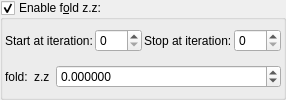
    <widget class="MyGroupBox" name="groupCheck_transf_function_enabledAx_false">
     <property name="font">
      <font>
       <weight>50</weight>
       <bold>false</bold>
      </font>
     </property>
     <property name="title">
      <string>Enable f&amp;old z.z:</string>
     </property>
     <property name="checkable">
      <bool>true</bool>
     </property>
     <layout class="QVBoxLayout" name="verticalLayout_18">
      <property name="leftMargin">
       <number>2</number>
      </property>
      <property name="topMargin">
       <number>2</number>
      </property>
      <property name="rightMargin">
       <number>2</number>
      </property>
      <property name="bottomMargin">
       <number>2</number>
      </property>
      <item>
       <layout class="QGridLayout" name="gridLayout_77" columnstretch="0,0,0,0">
        <property name="spacing">
         <number>2</number>
        </property>
        <item row="1" column="1">
         <widget class="MySpinBox" name="spinboxInt_transf_start_iterations_Z">
          <property name="sizePolicy">
           <sizepolicy hsizetype="Minimum" vsizetype="Maximum">
            <horstretch>0</horstretch>
            <verstretch>0</verstretch>
           </sizepolicy>
          </property>
          <property name="maximum">
           <number>999</number>
          </property>
         </widget>
        </item>
        <item row="1" column="0">
         <widget class="QLabel" name="label_277">
          <property name="text">
           <string>Start at iteration:</string>
          </property>
         </widget>
        </item>
        <item row="1" column="2">
         <widget class="QLabel" name="label_278">
          <property name="text">
           <string>Stop at iteration:</string>
          </property>
         </widget>
        </item>
        <item row="1" column="3">
         <widget class="MySpinBox" name="spinboxInt_transf_stop_iterations_Z">
          <property name="sizePolicy">
           <sizepolicy hsizetype="Minimum" vsizetype="Maximum">
            <horstretch>0</horstretch>
            <verstretch>0</verstretch>
           </sizepolicy>
          </property>
          <property name="maximum">
           <number>999</number>
          </property>
         </widget>
        </item>
       </layout>
      </item>
      <item>
       <layout class="QGridLayout" name="gridLayout_23" columnstretch="0,0,1">
        <item row="0" column="0">
         <widget class="QLabel" name="label_264">
          <property name="text">
           <string>fold:</string>
          </property>
         </widget>
        </item>
        <item row="0" column="1">
         <widget class="QLabel" name="label_148">
          <property name="text">
           <string notr="true">z.z</string>
          </property>
         </widget>
        </item>
        <item row="0" column="2">
         <widget class="MyDoubleSpinBox" name="spinbox3_transf_addition_constant_111_z">
          <property name="sizePolicy">
           <sizepolicy hsizetype="Minimum" vsizetype="Maximum">
            <horstretch>0</horstretch>
            <verstretch>0</verstretch>
           </sizepolicy>
          </property>
          <property name="prefix">
           <string/>
          </property>
          <property name="decimals">
           <number>6</number>
          </property>
          <property name="minimum">
           <double>-99.989999999999995</double>
          </property>
          <property name="singleStep">
           <double>0.100000000000000</double>
          </property>
         </widget>
        </item>
       </layout>
      </item>
     </layout>
    </widget>
